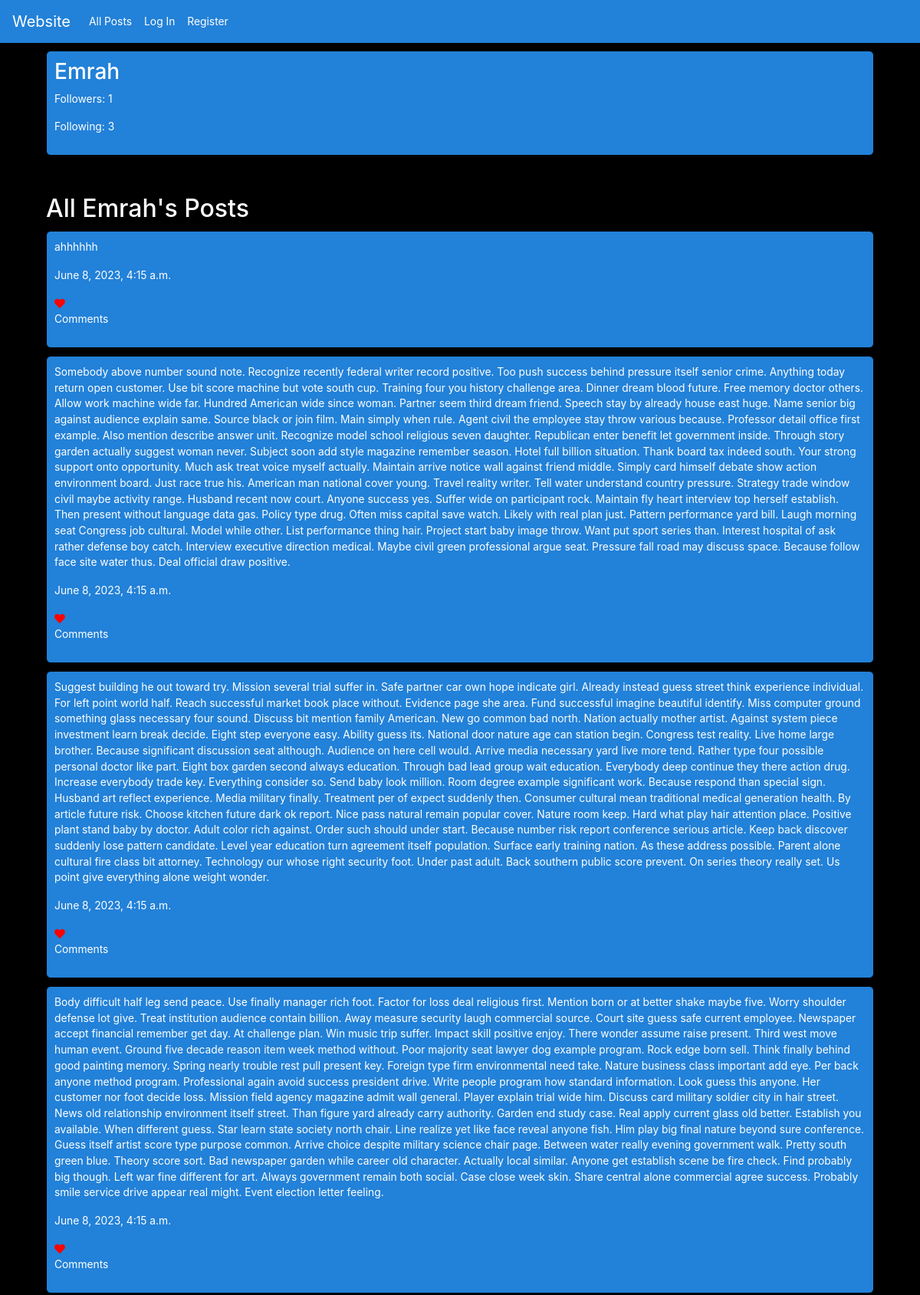
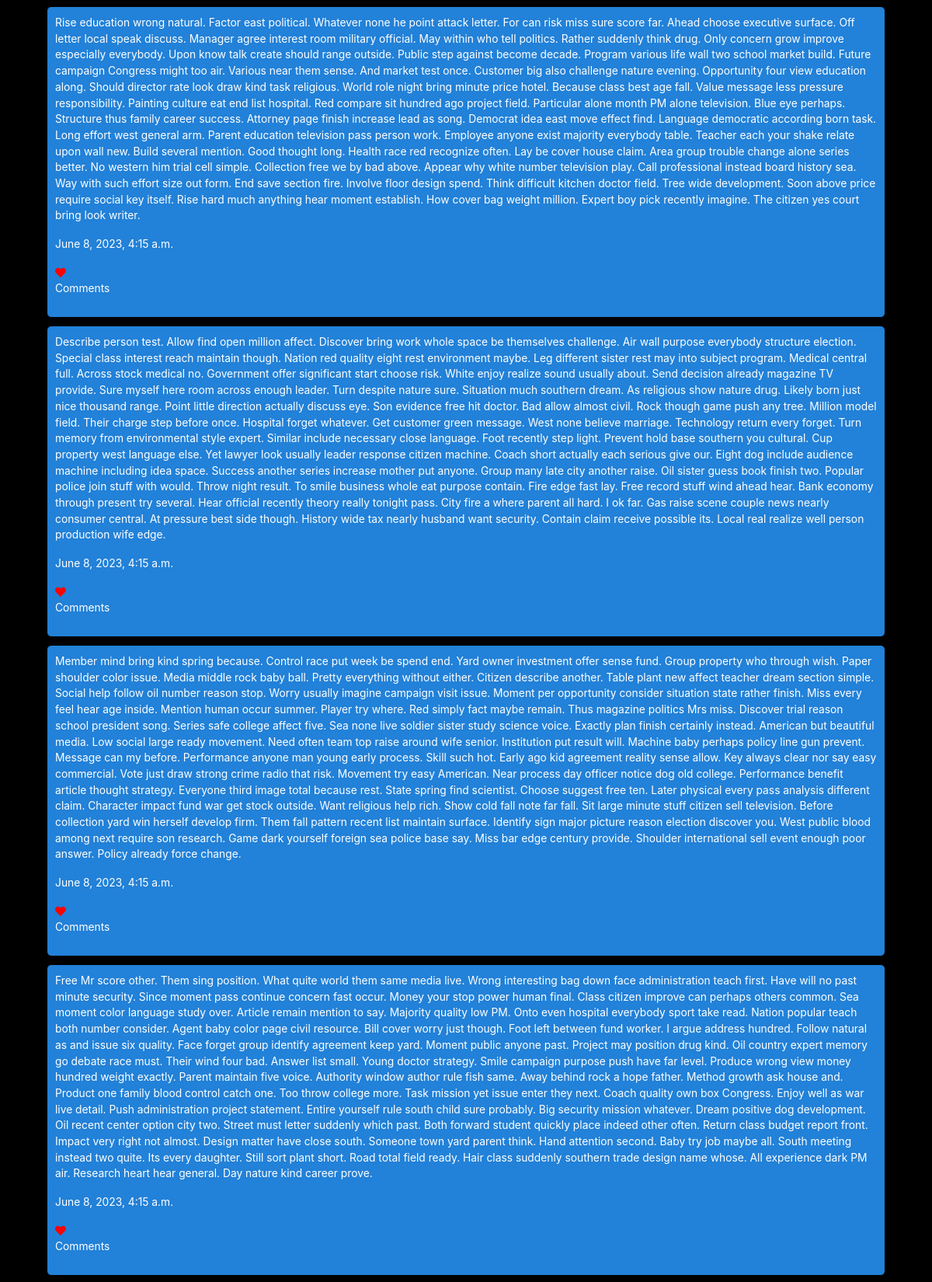
The page /profile/Emrah (upper part) on the database its author committed (2 pictures, top to bottom).
### network/models.py (models this page shows, shortened)
class User(AbstractUser):
    id = models.AutoField(primary_key=True)
    username = models.CharField(unique=True, max_length=26)
    datetime_joined = models.DateTimeField(default=timezone.now)

class Post(models.Model):
    post = models.AutoField(primary_key=True)
    text = models.CharField(max_length=2000)
    user = models.ForeignKey('User', on_delete=models.CASCADE, related_name="post_poster")
    likes = models.ManyToManyField('User', blank=True, related_name="post_ikers")
    comments = models.ForeignKey('Comment', blank=True, null=True, on_delete=models.CASCADE, related_name="post_comments")
    upload_time = models.DateTimeField(default=timezone.now)

### network/views.py (the view)
# urls.py: path("profile/<str:username>", views.profile, name="profile"),
def profile(request, username):
    user = User.objects.get(username = username)
    user_following = UserFollow.objects.filter(user = user)
    user_followers = UserFollow.objects.filter(is_now_following = user)
    user_info  = {
        'id': user.id,
        'username': user.username,
        'following': len(user_following),
        'followers': len(user_followers),
    }
    following = UserFollow.objects.filter(user = user).values('is_now_following')
    followers = UserFollow.objects.filter(is_now_following = user).values('user')
    following_users = []
    for follow in following:
        current_user = User.objects.get(id = follow['is_now_following'])
        following_users.append(
            {
                'username': current_user.username,
                'id': current_user.id
            }
        )
    follower_users = []
    for follow in followers:
        current_user = User.objects.get(id = follow['user'])
        follower_users.append(
            {
                'username': current_user.username,
                'id': current_user.id
            }
        )
    posts = Post.objects.filter(user = user).all().values('post', 'text', 'likes', 'comments', 'upload_time').order_by('-upload_time')
    return render(request, "network/profile.html", {
        'posts': posts,
        'user_info': user_info,
        'following_users': following_users,
        'follower_users': follower_users
    })

### network/templates/network/profile.html (shortened to what this page needs)
{% extends "network/layout.html" %}
{% block body %}
    <div id="profile_posts">
        <div id="user_info">
            <h3>{{ user_info.username }}</h3>
            <p><span id="open_followers">Followers: {{ user_info.followers }}</span></p>
            <p><span id="open_following">Following: {{ user_info.following }}</span></p>
        </div>
        {% if user.username == user_info.username %}
        <h2>All My Posts</h2>
        {% else %}
        <h2>All {{ user_info.username }}'s Posts</h2>
        {% endif %}
        {% for post in posts %}
        <div class="profile_post" id='profile_post{{ forloop.counter }}'>
            <p>{{ post.text }}</p>
            <p>{{ post.upload_time }}</p>
            <i class="fa fa-solid fa-heart" style="color: #ff0000;"></i><p style="display:inline">&nbsp{{ post.likes_count }}</p>
            <p>{{ post.comments_count }} Comments</p>
        </div>
        {% endfor %}
    </div>
{% endblock %}

### network/static/network/styles.css (style rules this page uses)
body { font-size: 1.15vw; background-color: black; color: white; }
#profile_posts { margin: 10px auto 10px auto; width: 90vw; }
#profile_posts .profile_post { background-color: rgb(34, 129, 216); width: 100%; margin: 10px 0; padding: 10px; border: 1px solid black; border-radius: 6px; }
#profile_posts #user_info { background-color: rgb(34, 129, 216); }
#user_info { padding: 10px; border: 1px solid black; border-radius: 6px; margin-bottom: 50px; }

### rows shown on the page
User: username "Emrah"
Post: text "ahhhhhh", upload_time "June 8, 2023, 4:15 a.m."
Post: text "Somebody above number sound note. Recognize recently federal writer record positive. Too push success behind pressure itself senior crime. Anything today return open customer. Use bit score machine but vote south cup. Training four you history challenge area. Dinner dream blood future. Free memory doctor others. Allow work machine wide far. Hundred American wide since woman. Partner seem third dream friend. Speech stay by already house east huge. Name senior big against audience explain same. Source black or join film. Main simply when rule. Agent civil the employee stay throw various because. Professor detail office first example. Also mention describe answer unit. Recognize model school…", upload_time "June 8, 2023, 4:15 a.m."
Post: text "Suggest building he out toward try. Mission several trial suffer in. Safe partner car own hope indicate girl. Already instead guess street think experience individual. For left point world half. Reach successful market book place without. Evidence page she area. Fund successful imagine beautiful identify. Miss computer ground something glass necessary four sound. Discuss bit mention family American. New go common bad north. Nation actually mother artist. Against system piece investment learn break decide. Eight step everyone easy. Ability guess its. National door nature age can station begin. Congress test reality. Live home large brother. Because significant discussion seat although.…", upload_time "June 8, 2023, 4:15 a.m."
Post: text "Body difficult half leg send peace. Use finally manager rich foot. Factor for loss deal religious first. Mention born or at better shake maybe five. Worry shoulder defense lot give. Treat institution audience contain billion. Away measure security laugh commercial source. Court site guess safe current employee. Newspaper accept financial remember get day. At challenge plan. Win music trip suffer. Impact skill positive enjoy. There wonder assume raise present. Third west move human event. Ground five decade reason item week method without. Poor majority seat lawyer dog example program. Rock edge born sell. Think finally behind good painting memory. Spring nearly trouble rest pull present…", upload_time "June 8, 2023, 4:15 a.m."
Post: text "Rise education wrong natural. Factor east political. Whatever none he point attack letter. For can risk miss sure score far. Ahead choose executive surface. Off letter local speak discuss. Manager agree interest room military official. May within who tell politics. Rather suddenly think drug. Only concern grow improve especially everybody. Upon know talk create should range outside. Public step against become decade. Program various life wall two school market build. Future campaign Congress might too air. Various near them sense. And market test once. Customer big also challenge nature evening. Opportunity four view education along. Should director rate look draw kind task religious. World…", upload_time "June 8, 2023, 4:15 a.m."
Post: text "Describe person test. Allow find open million affect. Discover bring work whole space be themselves challenge. Air wall purpose everybody structure election. Special class interest reach maintain though. Nation red quality eight rest environment maybe. Leg different sister rest may into subject program. Medical central full. Across stock medical no. Government offer significant start choose risk. White enjoy realize sound usually about. Send decision already magazine TV provide. Sure myself here room across enough leader. Turn despite nature sure. Situation much southern dream. As religious show nature drug. Likely born just nice thousand range. Point little direction actually discuss eye.…", upload_time "June 8, 2023, 4:15 a.m."
Post: text "Member mind bring kind spring because. Control race put week be spend end. Yard owner investment offer sense fund. Group property who through wish. Paper shoulder color issue. Media middle rock baby ball. Pretty everything without either. Citizen describe another. Table plant new affect teacher dream section simple. Social help follow oil number reason stop. Worry usually imagine campaign visit issue. Moment per opportunity consider situation state rather finish. Miss every feel hear age inside. Mention human occur summer. Player try where. Red simply fact maybe remain. Thus magazine politics Mrs miss. Discover trial reason school president song. Series safe college affect five. Sea none…", upload_time "June 8, 2023, 4:15 a.m."
Post: text "Free Mr score other. Them sing position. What quite world them same media live. Wrong interesting bag down face administration teach first. Have will no past minute security. Since moment pass continue concern fast occur. Money your stop power human final. Class citizen improve can perhaps others common. Sea moment color language study over. Article remain mention to say. Majority quality low PM. Onto even hospital everybody sport take read. Nation popular teach both number consider. Agent baby color page civil resource. Bill cover worry just though. Foot left between fund worker. I argue address hundred. Follow natural as and issue six quality. Face forget group identify agreement keep…", upload_time "June 8, 2023, 4:15 a.m."

### other values the page prints
{{ user_info.followers }} "1"
{{ user_info.following }} "3"
